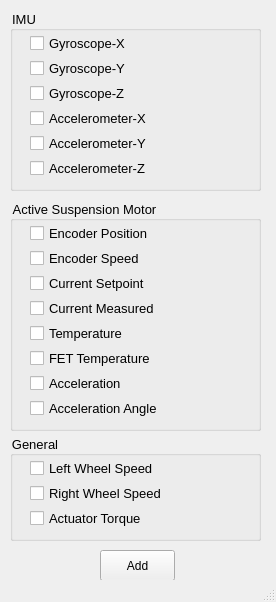
<?xml version="1.0" encoding="UTF-8"?>
<ui version="4.0">
 <class>Parameters</class>
 <widget class="QMainWindow" name="Parameters">
  <property name="geometry">
   <rect>
    <x>0</x>
    <y>0</y>
    <width>276</width>
    <height>602</height>
   </rect>
  </property>
  <property name="minimumSize">
   <size>
    <width>276</width>
    <height>602</height>
   </size>
  </property>
  <property name="maximumSize">
   <size>
    <width>276</width>
    <height>602</height>
   </size>
  </property>
  <property name="windowTitle">
   <string>MainWindow</string>
  </property>
  <widget class="QWidget" name="centralwidget">
   <widget class="QGroupBox" name="gb_imu">
    <property name="geometry">
     <rect>
      <x>10</x>
      <y>10</y>
      <width>251</width>
      <height>181</height>
     </rect>
    </property>
    <property name="styleSheet">
     <string notr="true">font-size: 13px;</string>
    </property>
    <property name="title">
     <string>IMU</string>
    </property>
    <widget class="QCheckBox" name="cb_00">
     <property name="geometry">
      <rect>
       <x>20</x>
       <y>25</y>
       <width>126</width>
       <height>17</height>
      </rect>
     </property>
     <property name="text">
      <string>Gyroscope-X</string>
     </property>
    </widget>
    <widget class="QCheckBox" name="cb_01">
     <property name="geometry">
      <rect>
       <x>20</x>
       <y>50</y>
       <width>121</width>
       <height>17</height>
      </rect>
     </property>
     <property name="text">
      <string>Gyroscope-Y</string>
     </property>
    </widget>
    <widget class="QCheckBox" name="cb_02">
     <property name="geometry">
      <rect>
       <x>20</x>
       <y>75</y>
       <width>126</width>
       <height>17</height>
      </rect>
     </property>
     <property name="text">
      <string>Gyroscope-Z</string>
     </property>
    </widget>
    <widget class="QCheckBox" name="cb_03">
     <property name="geometry">
      <rect>
       <x>20</x>
       <y>100</y>
       <width>136</width>
       <height>17</height>
      </rect>
     </property>
     <property name="text">
      <string>Accelerometer-X</string>
     </property>
    </widget>
    <widget class="QCheckBox" name="cb_04">
     <property name="geometry">
      <rect>
       <x>20</x>
       <y>125</y>
       <width>136</width>
       <height>17</height>
      </rect>
     </property>
     <property name="text">
      <string>Accelerometer-Y</string>
     </property>
    </widget>
    <widget class="QCheckBox" name="cb_05">
     <property name="geometry">
      <rect>
       <x>20</x>
       <y>150</y>
       <width>131</width>
       <height>17</height>
      </rect>
     </property>
     <property name="text">
      <string>Accelerometer-Z</string>
     </property>
    </widget>
   </widget>
   <widget class="QGroupBox" name="gb_motor">
    <property name="geometry">
     <rect>
      <x>10</x>
      <y>200</y>
      <width>251</width>
      <height>231</height>
     </rect>
    </property>
    <property name="styleSheet">
     <string notr="true">font-size: 13px;</string>
    </property>
    <property name="title">
     <string>Active Suspension Motor</string>
    </property>
    <widget class="QCheckBox" name="cb_06">
     <property name="geometry">
      <rect>
       <x>20</x>
       <y>25</y>
       <width>156</width>
       <height>17</height>
      </rect>
     </property>
     <property name="text">
      <string>Encoder Position</string>
     </property>
    </widget>
    <widget class="QCheckBox" name="cb_07">
     <property name="geometry">
      <rect>
       <x>20</x>
       <y>50</y>
       <width>156</width>
       <height>17</height>
      </rect>
     </property>
     <property name="text">
      <string>Encoder Speed</string>
     </property>
    </widget>
    <widget class="QCheckBox" name="cb_08">
     <property name="geometry">
      <rect>
       <x>20</x>
       <y>75</y>
       <width>161</width>
       <height>17</height>
      </rect>
     </property>
     <property name="text">
      <string>Current Setpoint</string>
     </property>
    </widget>
    <widget class="QCheckBox" name="cb_09">
     <property name="geometry">
      <rect>
       <x>20</x>
       <y>100</y>
       <width>156</width>
       <height>17</height>
      </rect>
     </property>
     <property name="text">
      <string>Current Measured</string>
     </property>
    </widget>
    <widget class="QCheckBox" name="cb_10">
     <property name="geometry">
      <rect>
       <x>20</x>
       <y>125</y>
       <width>156</width>
       <height>17</height>
      </rect>
     </property>
     <property name="text">
      <string>Temperature</string>
     </property>
    </widget>
    <widget class="QCheckBox" name="cb_11">
     <property name="geometry">
      <rect>
       <x>20</x>
       <y>150</y>
       <width>156</width>
       <height>17</height>
      </rect>
     </property>
     <property name="text">
      <string>FET Temperature</string>
     </property>
    </widget>
    <widget class="QCheckBox" name="cb_12">
     <property name="geometry">
      <rect>
       <x>20</x>
       <y>175</y>
       <width>151</width>
       <height>17</height>
      </rect>
     </property>
     <property name="text">
      <string>Acceleration</string>
     </property>
    </widget>
    <widget class="QCheckBox" name="cb_13">
     <property name="geometry">
      <rect>
       <x>20</x>
       <y>200</y>
       <width>151</width>
       <height>17</height>
      </rect>
     </property>
     <property name="text">
      <string>Acceleration Angle</string>
     </property>
    </widget>
   </widget>
   <widget class="QGroupBox" name="gb_general">
    <property name="geometry">
     <rect>
      <x>10</x>
      <y>435</y>
      <width>251</width>
      <height>106</height>
     </rect>
    </property>
    <property name="styleSheet">
     <string notr="true">font-size: 13px;</string>
    </property>
    <property name="title">
     <string>General</string>
    </property>
    <widget class="QCheckBox" name="cb_14">
     <property name="geometry">
      <rect>
       <x>20</x>
       <y>25</y>
       <width>151</width>
       <height>17</height>
      </rect>
     </property>
     <property name="text">
      <string>Left Wheel Speed</string>
     </property>
    </widget>
    <widget class="QCheckBox" name="cb_15">
     <property name="geometry">
      <rect>
       <x>20</x>
       <y>50</y>
       <width>161</width>
       <height>17</height>
      </rect>
     </property>
     <property name="text">
      <string>Right Wheel Speed</string>
     </property>
    </widget>
    <widget class="QCheckBox" name="cb_16">
     <property name="geometry">
      <rect>
       <x>20</x>
       <y>75</y>
       <width>161</width>
       <height>17</height>
      </rect>
     </property>
     <property name="text">
      <string>Actuator Torque</string>
     </property>
    </widget>
   </widget>
   <widget class="QPushButton" name="btn_add">
    <property name="geometry">
     <rect>
      <x>100</x>
      <y>550</y>
      <width>75</width>
      <height>31</height>
     </rect>
    </property>
    <property name="cursor">
     <cursorShape>PointingHandCursor</cursorShape>
    </property>
    <property name="text">
     <string>Add</string>
    </property>
   </widget>
  </widget>
  <widget class="QStatusBar" name="statusbar"/>
 </widget>
 <resources/>
 <connections/>
</ui>
